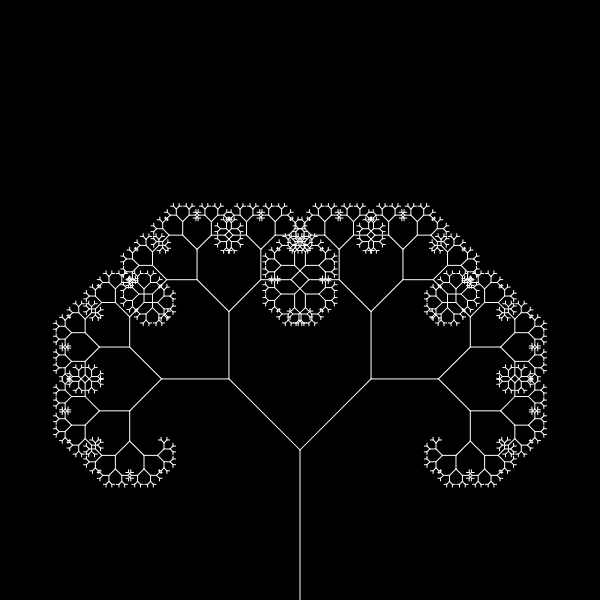
Frame 1 (no input)
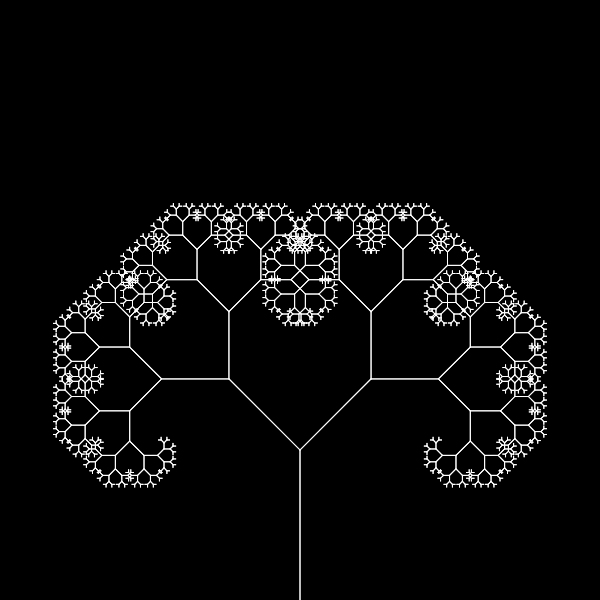
Frame 2 (the mouse pressed at the canvas centre, redrawn once)

The p5.js sketch that drew these frames (run headless with seeded random() and noise() and a simulated clock; the mouse was pressed at the canvas centre and the sketch redrawn once):

// p5.js sketch
// ── sketch.js
function setup() {
  createCanvas(600, 600);
  background("black");
  stroke("white");
  noLoop();
}

function draw() {
  translate(width / 2, height);
  branch(150);
}

function branch(len) {
  line(0, 0, 0, -len);

  if (len > 4) {
    push();
    translate(0, -len);
    rotate(PI / 4);
    branch(len * 0.67);
    pop();

    push();
    translate(0, -len);
    rotate(-PI / 4);
    branch(len * 0.67);
    pop();
  }
}
